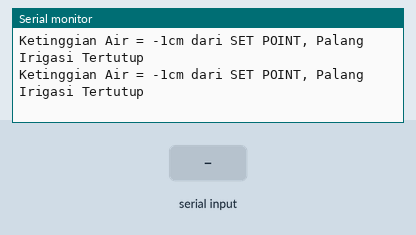
The sketch below on a simulated Arduino Mega 2560, built with avr-gcc and run on an emulated ATmega2560. On the bench: the last lines printed to the serial monitor. The test bench sets the inputs (shaded band).

Above: at 4.8 s.
4.9 s: "1" received over the second serial link
At 7.2 s:
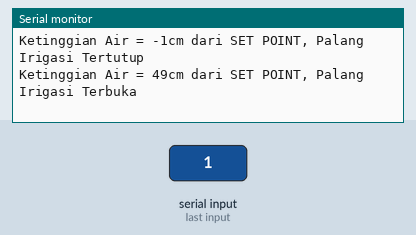
7.6 s: "0" received over the second serial link
At 8.8 s:
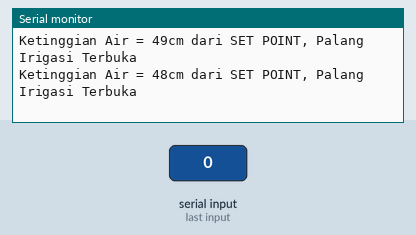
10.3 s: "2" received over the second serial link
At 13.2 s:
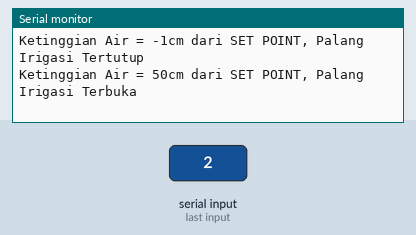

The sketch:

receiver.ino
```cpp
//penerima(arduino mega)
#include <SoftwareSerial.h>

SoftwareSerial mySerial(10, 11); // RX, TX

void setup() {
  Serial.begin(9600);
  mySerial.begin(9600);
}

void loop() {
  int distance = mySerial.read();
  Serial.print("Ketinggian Air = ");
  Serial.print(distance);
  Serial.print("cm dari SET POINT");
  if (distance < 20) {
    Serial.println(", Palang Irigasi Tertutup");
  }
  else {
    Serial.println(", Palang Irigasi Terbuka");
  }
  delay (2000);
  Serial.println();
}
```

Measured:
- after the input at 4.9 s, the serial monitor: prints a new line after 1.1 s (image 1)
- after the input at 7.6 s, the serial monitor: prints a new line after 0.40 s (image 2)
- after the input at 10.3 s, the serial monitor: prints a new line after 1.7 s (image 3)
